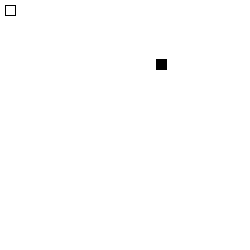
Frame 1 (no input)
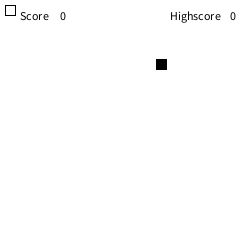
Frame 60 (the mouse pressed at the canvas centre just before this capture)
Frame 120 (the mouse held since frame 60 and released just before this capture): identical to frame 60, image omitted

The Processing sketch that drew these frames (run headless with seeded random() and noise(); from frame 60 on, the mouse is pressed at the canvas centre):

// Processing sketch: processing_93874
// ── processing_93874.pde

  int moveup = 10; //Moves cube up
  int widthrect = 10; //width of cube
  int heightrect = 10; //length of cube
  int xpos = 10; //starting position of cube
  int ypos = 10; //starting position of cube
  float rxpos = random(0, 250); //postiion of food
  float rypos = random(0, 250); //positon of food
  int foodxpos = int(rxpos); //translates food position into int
  int foodypos = int(rypos); //translates food position into int
  float cubespeed = 1; //speed of cube
  int score = 0; //starting score
  int points = 1; //points
  int highscorecount = 0;
  String totalscore = "score";//score
  String scoretext = "Score";//score
  String highscore = "Highscore"; //highscore word
 String highscoretext="0"; //highscore
  void setup() {
    size (250, 250); //size of canvas
    fill(255); //background color
  }
  void draw() {
    background(255);
    text(scoretext, 20, 20); //score text position
    text(score,60,20); //score position
    text(highscore, 170, 20);//time text position
    text(highscorecount,230,20);//second position
    fill(255);
    rectMode(CENTER); //controlls the shape from the center
    rect(xpos, ypos, widthrect, heightrect);//cube
    fill(0);
    rect(foodxpos, foodypos, 10, 10);//food
    if (key == 'w' || key == 'W') {
      ypos-=cubespeed; //moves the cube up when w is pressed
    }
    if (key == 's' || key == 'S') {
      ypos+=cubespeed; //moves the cube down when y is pressed
    }
    if (key == 'd' || key == 'D') {
      xpos+=cubespeed; //moves the cube right when d is pressed
    }
    if (key == 'a' || key == 'A') {
      xpos-=cubespeed; //moves the cube left when a is pressed
    }
    //if (foodxpos == xpos && foodypos == ypos){
      if (xpos >= foodxpos - 10 && xpos < foodxpos + 10 && ypos >= foodypos - 10 && ypos < foodypos + 10)
      {  
      background(245,0,0);
      float newfoodposx;
      float newfoodposy;
      newfoodposx = random(0,250);
      newfoodposy = random(0,250);
      int foodgeneratedxpos = int(newfoodposx);
      int foodgeneratedypos = int(newfoodposx);
      foodxpos = foodgeneratedxpos;
      foodypos = foodgeneratedypos;
      score += points;
      cubespeed += 0.1;
    }
    if(score>highscorecount)
    {
      highscorecount = score;
    }
    if(xpos>=250 || ypos>=250 || ypos<0 || xpos<0)
    {
      score = 0;
      xpos = 125;
  ypos = 125;
  cubespeed=1;
    }
  }
  
  
  
